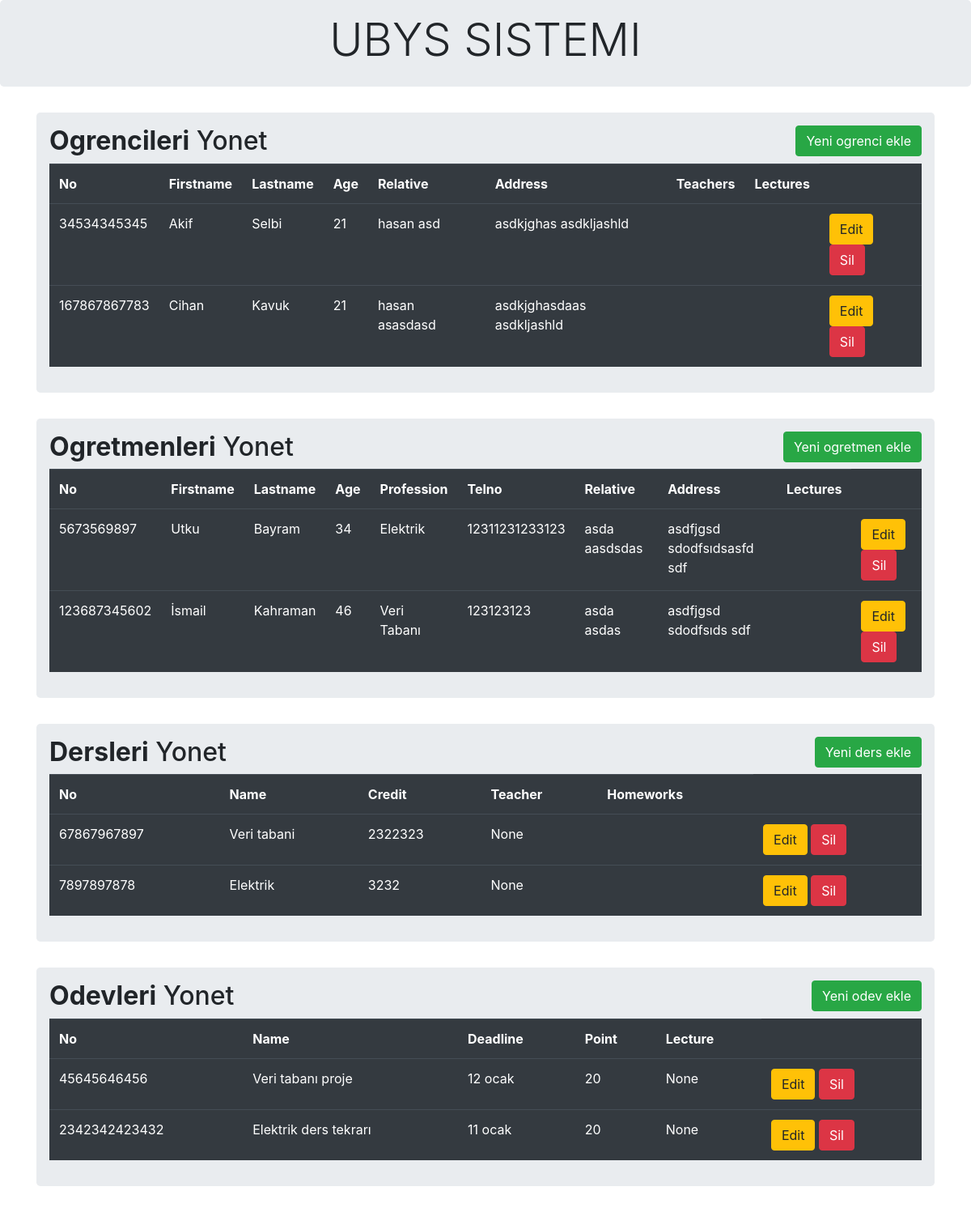
The app's page /admin, older data.
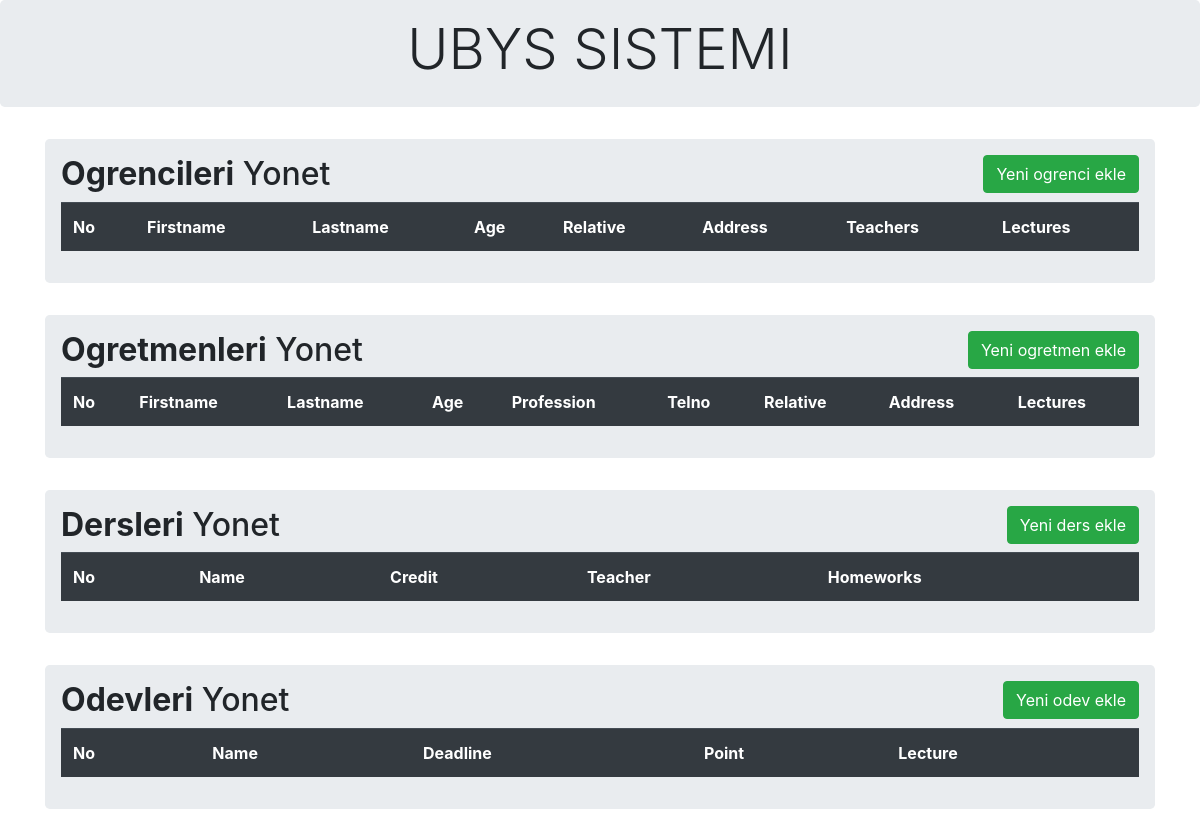
The same page, newer data.
### models.py (models this page shows, shortened)
class Student(db.Model):
    no = db.Column(db.Integer, primary_key=True)
    firstname = db.Column(db.String(200), nullable= False)
    lastname = db.Column(db.String(200), nullable= False)
    age = db.Column(db.Integer)
    relative = db.Column(db.String(200))
    address = db.Column(db.String(200))
    teachers = db.relationship('Teacher', secondary=student_teacher, lazy='dynamic', backref=db.backref('students', lazy='dynamic'))
    lectures = db.relationship('Lecture', secondary=student_lecture, lazy='dynamic', backref=db.backref('students', lazy='dynamic'))

class Teacher(db.Model):
    no = db.Column(db.Integer, primary_key =True)
    firstname = db.Column(db.String(200), nullable= False)
    lastname = db.Column(db.String(200), nullable= False)
    age = db.Column(db.Integer)
    profession = db.Column(db.String(200), nullable= False)
    telno = db.Column(db.Integer)
    relative = db.Column(db.String(200))
    address = db.Column(db.String(200))
    lecture_id = db.Column(db.Integer, db.ForeignKey('lecture.no'))
    lecture = db.relationship('Lecture', back_populates='teacher', uselist=True)

class Lecture(db.Model):
    no = db.Column(db.Integer, primary_key=True)
    credit = db.Column(db.Integer, nullable= False)
    name = db.Column(db.String(200), nullable=False)
    teacher = db.relationship('Teacher', back_populates = 'lecture', uselist=False)
    homeworks = db.relationship('Homework', backref='lecturename', lazy='dynamic')

class Homework(db.Model):
    name = db.Column(db.String(200), nullable=False)
    no = db.Column(db.Integer, primary_key =True)
    deadline = db.Column(db.String(200))
    point = db.Column(db.Integer, nullable= False)
    lecture = db.Column(db.Integer, db.ForeignKey('lecture.no'))

### main.py (the view)
@app.route('/admin')
def Admin():
    all_data_students = Student.query.all()
    all_data_teachers = Teacher.query.all()
    all_data_lectures = Lecture.query.all()
    all_data_homeworks = Homework.query.all()
    return render_template('index.html', students=all_data_students, teachers=all_data_teachers, lectures=all_data_lectures, homeworks=all_data_homeworks)

### templates/index.html (shortened to what this page needs)
{% extends 'base.html'%}
{%block body%}
<div class="container">
   <div class="row">
      <div class="col md-12">
         <div class='jumbotron p-3'>
            <h2><b>Ogrencileri</b> Yonet<button type='button 'class='btn btn-success float-right' data-toggle="modal" data-target="#newstudent">Yeni ogrenci ekle</button> </h2>
            <table class="table table-hover table-dark">
               <tr>
                  <th>No</th>
                  <th>Firstname</th>
                  <th>Lastname</th>
                  <th>Age</th>
                  <th>Relative</th>
                  <th>Address</th>
                  <th>Teachers</th>
                  <th>Lectures</th>
               </tr>
               {% for row in students %}
               <tr>
                  <td>{{row.no}}</td>
                  <td>{{row.firstname}}</td>
                  <td>{{row.lastname}}</td>
                  <td>{{row.age}}</td>
                  <td>{{row.relative}}</td>
                  <td>{{row.address}}</td>
                  <td>
                  </td>
                  <td>
                  </td>
                  <td>
                     <a href="/update/{{row.no}}" class="btn btn-warning btn-xs" data-toggle="modal" data-target="#editstudent{{row.no}}">Edit</a>
                     <a href="/delete/Student/{{row.no}}" class="btn btn-danger btn-xs" onclick="return confirm('Emin misin?')">Sil</a>
                  </td>
               </tr>
               <div id="editstudent{{row.no}}" class="modal fade" role="dialog">
                  {%endfor%}
               </div>
            </table>
         </div>
      </div>
   </div>
</div>
<div class="container">
   <div class="row">
      <div class="col md-12">
         <div class='jumbotron p-3'>
            <h2><b>Ogretmenleri</b> Yonet<button type='button 'class='btn btn-success float-right' data-toggle="modal" data-target="#newteacher">Yeni ogretmen ekle</button> </h2>
            <table class="table table-hover table-dark">
               <tr>
                  <th>No</th>
                  <th>Firstname</th>
                  <th>Lastname</th>
                  <th>Age</th>
                  <th>Profession</th>
                  <th>Telno</th>
                  <th>Relative</th>
                  <th>Address</th>
                  <th>Lectures</th>
               </tr>
               {% for row in teachers %}
               <tr>
                  <td>{{row.no}}</td>
                  <td>{{row.firstname}}</td>
                  <td>{{row.lastname}}</td>
                  <td>{{row.age}}</td>
                  <td>{{row.profession}}</td>
                  <td>{{row.telno}}</td>
                  <td>{{row.relative}}</td>
                  <td>{{row.address}}</td>
                  <td>
                  </td>
                  <td>
                     <a href="/update/{{row.no}}" class="btn btn-warning btn-xs" data-toggle="modal" data-target="#editteacher{{row.no}}">Edit</a>
                     <a href="/delete/Teacher/{{row.no}}" class="btn btn-danger btn-xs" onclick="return confirm('Emin misin?')">Sil</a>
                  </td>
               </tr>
               <div id="editteacher{{row.no}}" class="modal fade" role="dialog">
                  {%endfor%}
               </div>
            </table>
         </div>
      </div>
   </div>
</div>
<div class="container">
   <div class="row">
      <div class="col md-12">
         <div class='jumbotron p-3'>
            <h2><b>Dersleri</b> Yonet<button type='button 'class='btn btn-success float-right' data-toggle="modal" data-target="#newlecture">Yeni ders ekle</button> </h2>
            <table class="table table-hover table-dark">
               <tr>
                  <th>No</th>
                  <th>Name</th>
                  <th>Credit</th>
                  <th>Teacher</th>
                  <th>Homeworks</th>
               </tr>
               {% for row in lectures %}
               <tr>
                  <td>{{row.no}}</td>
                  <td>{{row.name}}</td>
                  <td>{{row.credit}}</td>
                  <td>{{row.teacher}}</td>
                  <td>
                  </td>
                  <td>
                     <a href="/update/{{row.no}}" class="btn btn-warning btn-xs" data-toggle="modal" data-target="#editlecture{{row.no}}">Edit</a>
                     <a href="/delete/Lecture/{{row.no}}" class="btn btn-danger btn-xs" onclick="return confirm('Emin misin?')">Sil</a>
                  </td>
               </tr>
               <div id="editlecture{{row.no}}" class="modal fade" role="dialog">
                  {%endfor%}
               </div>
            </table>
         </div>
      </div>
   </div>
</div>
<div class="container">
   <div class="row">
      <div class="col md-12">
         <div class='jumbotron p-3'>
            <h2><b>Odevleri</b> Yonet<button type='button 'class='btn btn-success float-right' data-toggle="modal" data-target="#newhomework">Yeni odev ekle</button> </h2>
            <table class="table table-hover table-dark">
               <tr>
                  <th>No</th>
                  <th>Name</th>
                  <th>Deadline</th>
                  <th>Point</th>
                  <th>Lecture</th>
               </tr>
               {% for row in homeworks %}
               <tr>
                  <td>{{row.no}}</td>
                  <td>{{row.name}}</td>
                  <td>{{row.deadline}}</td>
                  <td>{{row.point}}</td>
                  <td>{{row.lecture}}</td>
                  <td>
                     <a href="/update/{{row.no}}" class="btn btn-warning btn-xs" data-toggle="modal" data-target="#edithomework{{row.no}}">Edit</a>
                     <a href="/delete/Homework/{{row.no}}" class="btn btn-danger btn-xs" onclick="return confirm('Emin misin?')">Sil</a>
                  </td>
               </tr>
               <div id="edithomework{{row.no}}" class="modal fade" role="dialog">
                  {%endfor%}
               </div>
            </table>
         </div>
      </div>
   </div>
</div>
{%endblock%}

### templates/base.html (shortened to what this page needs)
<!DOCTYPE html>
<html lang="en">
<head>
    <link rel="stylesheet" href="https://stackpath.bootstrapcdn.com/bootstrap/4.4.1/css/bootstrap.min.css">
</head>
<body>
    {% block body %} {% endblock %}
</body>
</html>

### templates/header.html (shortened to what this page needs)
{% extends 'base.html'%}
{%block body%}
    <div class="jumbotron p-3">
        <div class = "well text-center">
            <h1 class='display-4'>UBYS SISTEMI</h1>
        </div>
    </div>
{%endblock%}

Row changes from the older to the newer data that the page shows:
removed Student: no "34534345345", firstname "Akif", lastname "Selbi", age "21", relative "hasan asd", address "asdkjghas asdkljashld"
removed Student: no "167867867783", firstname "Cihan", lastname "Kavuk", age "21", relative "hasan asasdasd", address "asdkjghasdaas asdkljashld"
removed Teacher: no "5673569897", firstname "Utku", lastname "Bayram", age "34", profession "Elektrik", telno "12311231233123", relative "asda aasdsdas", address "asdfjgsd sdodfsıdsasfd sdf"
removed Teacher: no "123687345602", firstname "İsmail", lastname "Kahraman", age "46", profession "Veri Tabanı", telno "123123123", relative "asda asdas", address "asdfjgsd sdodfsıds sdf"
removed Lecture: no "67867967897", name "Veri tabani", credit "2322323", teacher "None"
removed Lecture: no "7897897878", name "Elektrik", credit "3232", teacher "None"
removed Homework: no "45645646456", name "Veri tabanı proje", deadline "12 ocak", point "20", lecture "None"
removed Homework: no "2342342423432", name "Elektrik ders tekrarı", deadline "11 ocak", point "20", lecture "None"
